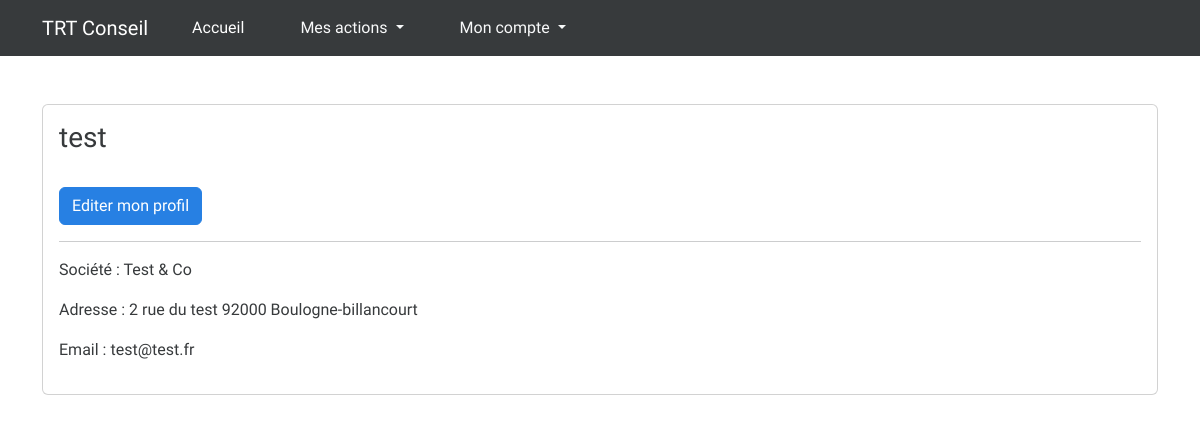
The page /profile.php?id=10 (signed in) on the database its author committed.
### tables this page shows
CREATE TABLE `recruiter` (
  `id` int(11) NOT NULL,
  `login` varchar(100) NOT NULL,
  `email` varchar(100) NOT NULL,
  `password` text NOT NULL,
  `society` varchar(255) DEFAULT NULL,
  `address` text,
  `type` varchar(20) NOT NULL,
  `approved` int(11) NOT NULL DEFAULT '0'
);

### actions/users/userProfileAction.php (called while the page is built, shortened)
<?php
require('actions/database.php');
if(isset($_GET['id']) AND !empty($_GET['id'])){
    $userId = $_GET['id'];
    switch($_SESSION['type']){
        case 'recruiter' :
            $checkIfUserExist = $bdd->prepare('SELECT * FROM recruiter WHERE id = ?');
            $checkIfUserExist->execute(array($userId));
            if($checkIfUserExist->rowCount() > 0){
                $usersInfos = $checkIfUserExist->fetch();
                $user_login = $usersInfos['login'];
                $user_email = $usersInfos['email'];
                $user_society = $usersInfos['society'];
                $user_address = $usersInfos['address'];
            } else {
                $errorMsg = "Aucun utilisateur trouvé";
            }
            break;
    }
} else {
    $errorMsg = "Aucun utilisateur trouvé";
}

### profile.php (the view, shortened to what this page needs)
<?php
    require('actions/users/getInfosUserAction.php');
    require('actions/users/userProfileAction.php');
?>
<!DOCTYPE html>
<html lang="en">
    <?php include 'includes/head.php'; ?>
    <body>
        <?php include 'includes/navbar.php'; ?>
                <br><br>
                <div class="container">
                    <div class="card">
                        <div class="card-body">
                            <h3><?= $user_login ?></h3>
                            <br>
                            <a href="edit-profile.php?id=<?= $_SESSION['id']; ?>" class="btn btn-primary">Editer mon profil</a>
                            <?php
                                switch($_SESSION['type'])
                                {
                                case 'recruiter':
                                    echo
                                    '<hr>
                                    <p>Société : '.$user_society.'<p>
                                    <p>Adresse : '.$user_address.'<p>
                                    <p>Email : '.$user_email.'<p>';
                                    break;
                                }
                            ?>
                        </div>
                    </div>
                </div>
    </body>
</html>

### assets/style.css (style rules this page uses)
*, *::after, *::before { margin: 0; padding: 0; box-sizing: border-box; text-decoration: none; list-style: none; }
a, a:hover, a:focus, a:active { outline: none; text-decoration: none; }

### rows shown on the page
recruiter: login "test", society "Test & Co", address "2 rue du test 92000 Boulogne-billancourt", email "test@test.fr"
